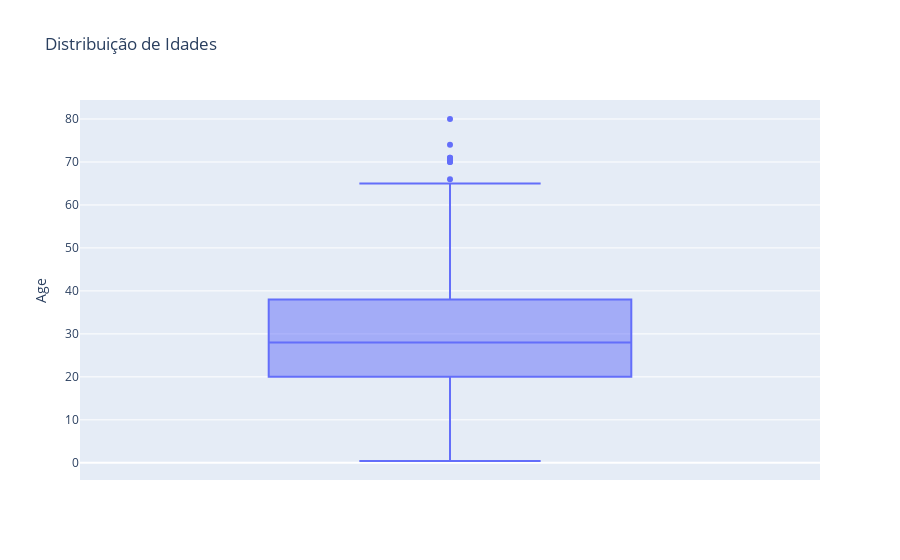

The notebook cell saved with this chart:
### Code cell
# Criar o boxplot da coluna 'Age'
fig = px.box(df, y='Age', title="Distribuição de Idades")

# Exibir o gráfico
fig.show()

### Figure 1 — Plotly figure (JSON) as saved in the notebook; plotly's stock layout.template omitted (floating-point values rounded to 4 significant figures; data arrays with more than 128 entries replaced by an {"elided": "..."} marker saying what was removed)
{"data": [{"alignmentgroup": "True", "hovertemplate": "Age=%{y}<extra></extra>", "legendgroup": "", "marker": {"color": "#636efa"}, "name": "", "notched": false, "offsetgroup": "", "orientation": "v", "showlegend": false, "type": "box", "x0": " ", "xaxis": "x", "y": {"elided": "889 float values"}, "y0": " ", "yaxis": "y"}], "layout": {"autosize": true, "boxmode": "group", "legend": {"tracegroupgap": 0}, "title": {"text": "Distribuição de Idades"}, "xaxis": {"anchor": "y", "autorange": true, "domain": [0, 1], "range": [-0.5, 0.5], "type": "category"}, "yaxis": {"anchor": "x", "autorange": true, "domain": [0, 1], "range": [-4.001, 84.42], "title": {"text": "Age"}, "type": "linear"}}}
